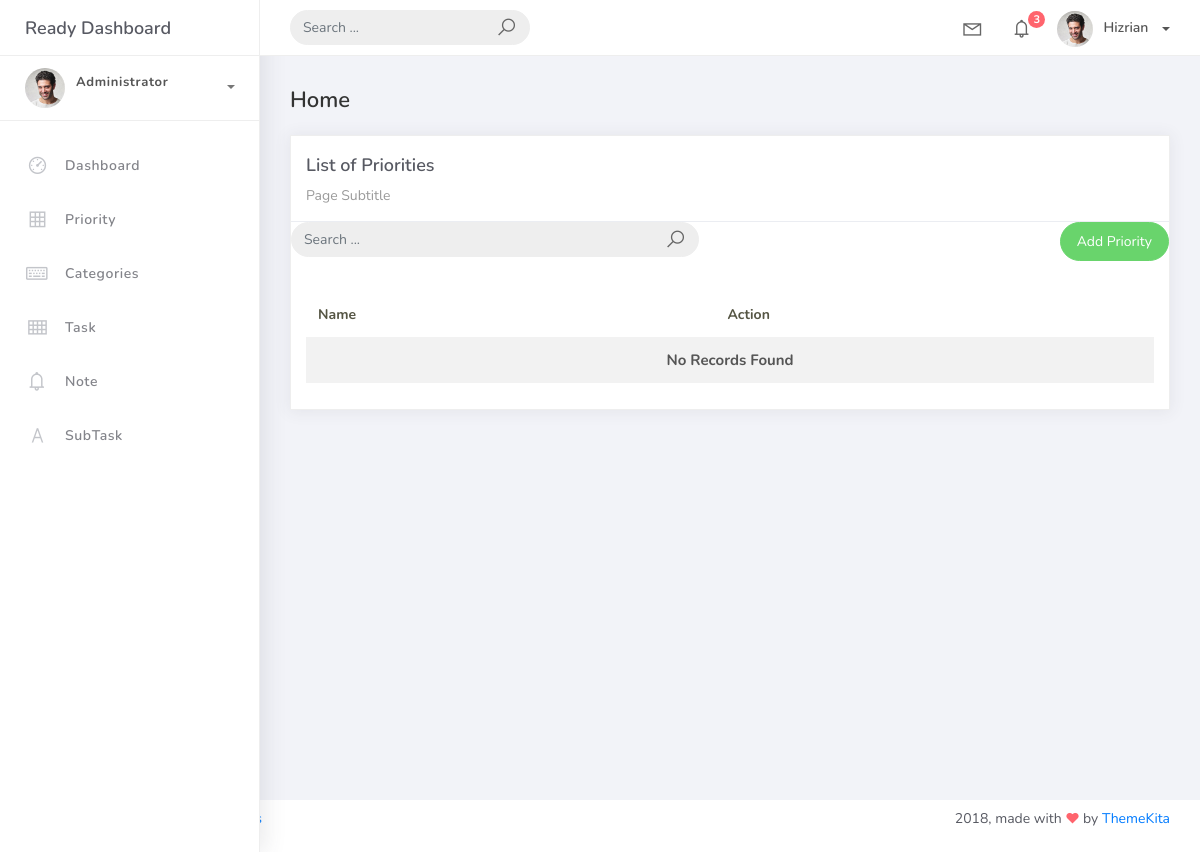
Before: /priority_list with the older database file.
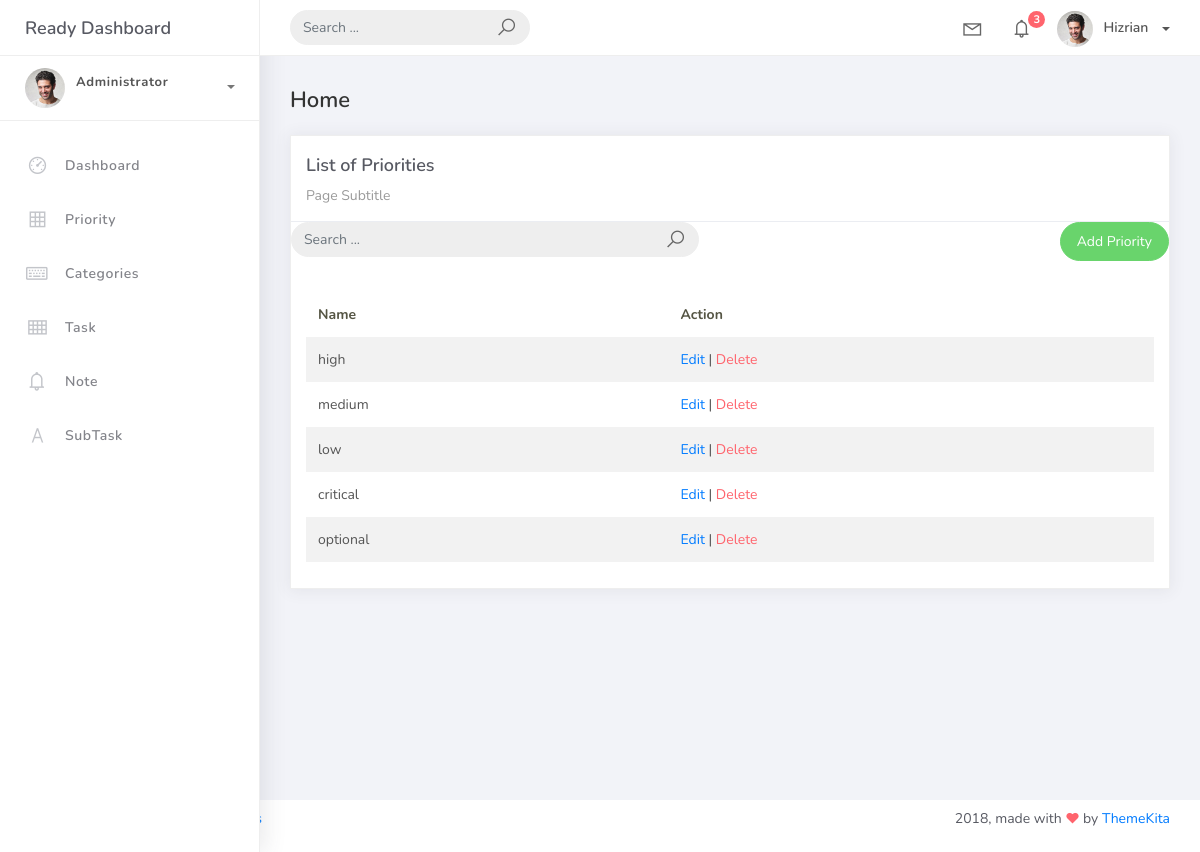
After: the same page with the newer database file.
### Hangarin/models.py (models this page shows, shortened)
class BaseModel(models.Model):
    created_at = models.DateTimeField(auto_now_add=True, db_index=True)
    updated_at = models.DateTimeField(auto_now=True)

class Priority(BaseModel):
     name = models.CharField(max_length=150)
     class Meta:
        verbose_name = "Priority"
        verbose_name_plural = "Priorities"

### Hangarin/views.py (the view, shortened to what this page needs)
# urls.py: path('priority_list',PriorityListView.as_view(), name='priority-list' ),
class PriorityListView(ListView):
    model = Priority
    context_object_name = 'priority'
    template_name = 'prty_list.html'
    paginate_by = 5

### templates/prty_list.html
{% extends 'base.html' %}
{% load static %}
{% block content %}
<div class="content">
  <div class="container-fluid">
    <h4 class="page-title">Home</h4>
    <div class="row">
      <div class="col-md-12">
        <div class="card">
          <div class="card-header">
            <div class="card-title">List of Priorities</div>
            <div class="card-category">Page Subtitle</div>
          </div>
          <div class="row">
            <div class="col-md-6">
              <form class="navbar-left navbar-form nav-search mr-md-3">
                <div class="input-group">
                  <input type="text" placeholder="Search ..." class="form-control" />
                  <div class="input-group-append">
                    <span class="input-group-text">
                      <i class="la la-search search-icon"></i>
                    </span>
                  </div>
                </div>
              </form>
            </div>
            <div class="col-md-6">
              <div class="pull-right">
                <a href="{% url 'priority-add' %}" class="btn btn-success btn-rounded">Add Priority</a>
              </div>
            </div>
          </div>
          <div class="card-body">
            <table class="table table-striped mt-3">
              <thead>
                <tr>
                  <th scope="col">Name</th>
                  <th scope="col">Action</th>
                </tr>
              </thead>
              <tbody>
                {% for object in priority %}
                <tr>
                  <td>{{ object.name }}</td>
                  <td>
                    <a href="{% url 'priority-edit' object.id %}">Edit</a> |
                    <a href="{% url 'priority-delete' object.id %}" class="text-danger">Delete</a>
                  </td>
                </tr>
                {% empty %}
                <tr>
                  <td colspan="4" style="text-align: center">
                    <p class="text-sm font-weight-bold mb-0">No Records Found</p>
                  </td>
                </tr>
                {% endfor %}
              </tbody>
            </table>
          </div>
        </div>
      </div>
    </div>
  </div>
</div>
{% endblock %}

Changed rows visible on the page:
added Priority: name "high"
added Priority: name "medium"
added Priority: name "low"
added Priority: name "critical"
added Priority: name "optional"
Other visible differences:
text no longer shown: "No Records Found"
